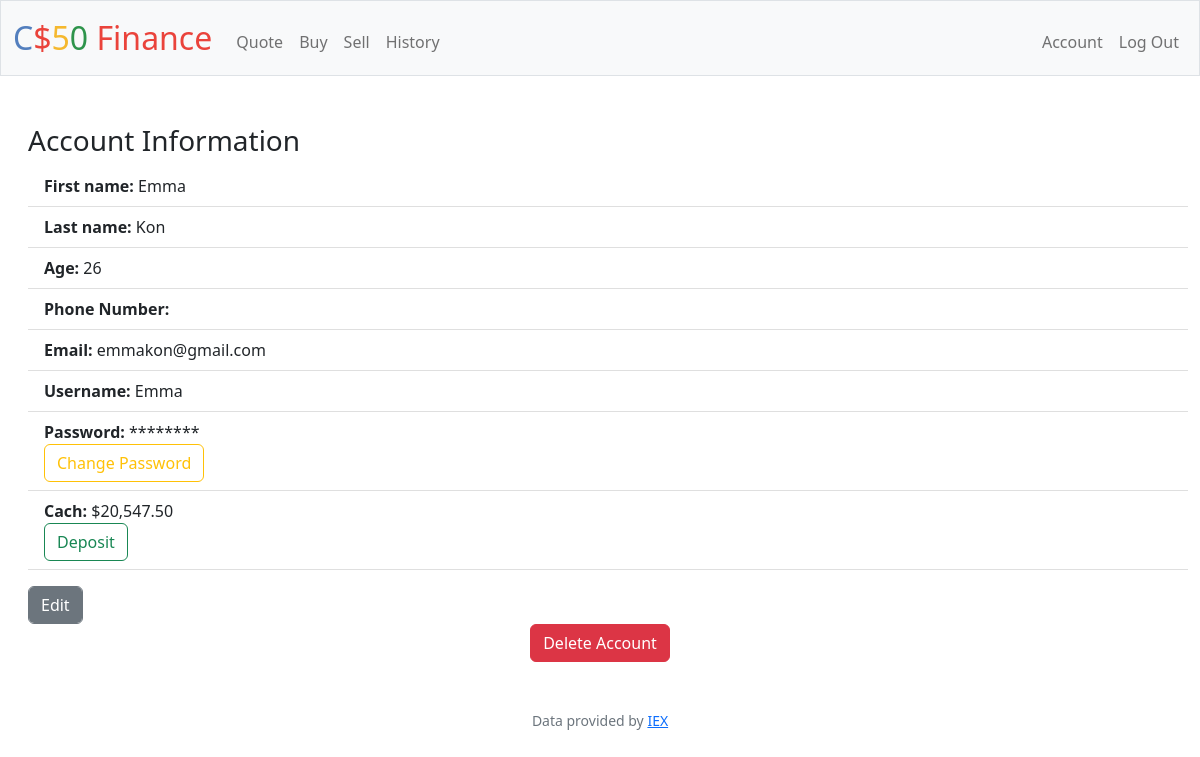
/account (signed in), run on the app's committed database.
### tables this page shows
CREATE TABLE account(account_id INTEGER PRIMARY KEY AUTOINCREMENT NOT NULL UNIQUE, username TEXT, first_name TEXT, last_name TEXT, age INTEGER, phone_number TEXT, email TEXT, user_id INTEGER NOT NULL, FOREIGN KEY(user_id) REFERENCES users(id));

CREATE TABLE users (id INTEGER PRIMARY KEY AUTOINCREMENT NOT NULL, username TEXT NOT NULL, hash TEXT NOT NULL, cash NUMERIC NOT NULL DEFAULT 10000.00);

### app.py (the view)
@app.route("/account")
@login_required
def account():
    ID = session["user_id"]
    rows = db.execute("SELECT username,cash FROM users WHERE id = ?", ID)
    username = rows[0]["username"]
    cash = rows[0]["cash"]
    rows_2 = db.execute("SELECT * FROM account WHERE user_id = ?", ID)
    return render_template("account.html", username=username, cash=cash, rows=rows_2)

### app.py (called while the page is built)
@app.after_request
def after_request(response):
    response.headers["Cache-Control"] = "no-cache, no-store, must-revalidate"
    response.headers["Expires"] = 0
    response.headers["Pragma"] = "no-cache"
    return response

### helpers.py (called while the page is built)
def login_required(f):
    @wraps(f)
    def decorated_function(*args, **kwargs):
        if session.get("user_id") is None:
            return redirect("/login")
        return f(*args, **kwargs)
    return decorated_function

def usd(value):
    return f"${value:,.2f}"

### templates/account.html (shortened to what this page needs)
{% extends "layout.html" %}
{% block main %}
    <div id="div_x">
        <h3>Account Information</h3>
        <ul class="list-group list-group-flush">
            <li class="list-group-item"><strong>First name:</strong> {% if rows[0]["first_name"] %}{{rows[0]["first_name"]}}{% endif %}</li>
            <li class="list-group-item"><strong>Last name:</strong> {% if rows[0]["last_name"] %}{{rows[0]["last_name"]}}{% endif %}</li>
            <li class="list-group-item"><strong>Age:</strong> {% if rows[0]["age"] %}{{rows[0]["age"]}}{% endif %}</li>
            <li class="list-group-item"><strong>Phone Number:</strong>  {% if rows[0]["phone_number"] %}{{rows[0]["phone_number"]}}{% endif %}</li>
            <li class="list-group-item"><strong>Email:</strong> {% if rows[0]["email"] %}{{rows[0]["email"]}}{% endif %}</li>
            <li class="list-group-item"><strong>Username:</strong> {{username}}</li>
            <li class="list-group-item"><strong>Password:</strong> ******** <br><a href="/edit"><input class="btn btn-outline-warning" type="submit" value="Change Password"></a></li>
            <li class="list-group-item"><strong>Cach:</strong> {{cash | usd }} <br><a href="/deposit"><input class="btn btn-outline-success" type="submit" value="Deposit"></a></li>
            <li class="list-group-item"></li>
        </ul>
        <div class="col-auto">
            <a href="/edit"><input class="btn btn-secondary form-control mx-auto w-auto" type="submit" value="Edit"></a>
        </div>
    </div>
    <button type="button" id="myBtn" class="btn btn-danger">Delete Account</button>
{% endblock %}

### static/styles.css (style rules this page uses)
#div_x { text-align: start; margin-left: 1em; }
.form-control { width: auto; }
::placeholder { color: #ccc; opacity: 1; }

### data on the page
account: first_name "Emma", last_name "Kon", age "26", email "emmakon@gmail.com"
users: username "Emma", cash "$20,547.50"
